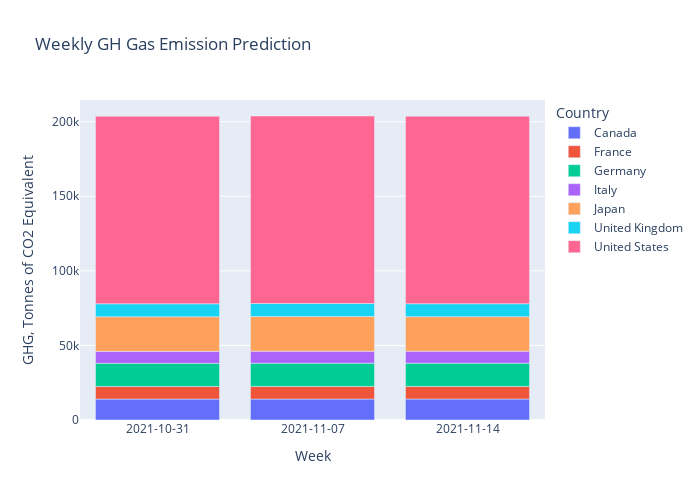

Notebook code cell kept with this figure:
### Code cell
fig02 = px.bar(df_weekly, 
               x = "Week", 
               y = "GHG_weekly", 
               color = "Country",
               title = "Weekly GH Gas Emission Prediction", 
               labels={'GHG_weekly':'GHG, Tonnes of CO2 Equivalent'},
               width = 700,
               height = 500
              )

fig02.update_layout(xaxis_type='category')

fig02.show()

### Figure 1 — Plotly figure (JSON) as saved in the notebook; plotly's stock layout.template omitted (floating-point values rounded to 4 significant figures)
{"data": [{"alignmentgroup": "True", "hovertemplate": "Country=Canada<br>Week=%{x}<br>GHG, Tonnes of CO2 Equivalent=%{y}<extra></extra>", "legendgroup": "Canada", "marker": {"color": "#636efa", "pattern": {"shape": ""}}, "name": "Canada", "offsetgroup": "Canada", "orientation": "v", "showlegend": true, "textposition": "auto", "type": "bar", "x": ["2021-10-31", "2021-11-07", "2021-11-14"], "xaxis": "x", "y": [14050.0, 14040.0, 14060.0], "yaxis": "y"}, {"alignmentgroup": "True", "hovertemplate": "Country=France<br>Week=%{x}<br>GHG, Tonnes of CO2 Equivalent=%{y}<extra></extra>", "legendgroup": "France", "marker": {"color": "#EF553B", "pattern": {"shape": ""}}, "name": "France", "offsetgroup": "France", "orientation": "v", "showlegend": true, "textposition": "auto", "type": "bar", "x": ["2021-10-31", "2021-11-07", "2021-11-14"], "xaxis": "x", "y": [8421.0, 8449.0, 8439.0], "yaxis": "y"}, {"alignmentgroup": "True", "hovertemplate": "Country=Germany<br>Week=%{x}<br>GHG, Tonnes of CO2 Equivalent=%{y}<extra></extra>", "legendgroup": "Germany", "marker": {"color": "#00cc96", "pattern": {"shape": ""}}, "name": "Germany", "offsetgroup": "Germany", "orientation": "v", "showlegend": true, "textposition": "auto", "type": "bar", "x": ["2021-10-31", "2021-11-07", "2021-11-14"], "xaxis": "x", "y": [15540.0, 15600.0, 15590.0], "yaxis": "y"}, {"alignmentgroup": "True", "hovertemplate": "Country=Italy<br>Week=%{x}<br>GHG, Tonnes of CO2 Equivalent=%{y}<extra></extra>", "legendgroup": "Italy", "marker": {"color": "#ab63fa", "pattern": {"shape": ""}}, "name": "Italy", "offsetgroup": "Italy", "orientation": "v", "showlegend": true, "textposition": "auto", "type": "bar", "x": ["2021-10-31", "2021-11-07", "2021-11-14"], "xaxis": "x", "y": [8003.0, 8024.0, 8071.0], "yaxis": "y"}, {"alignmentgroup": "True", "hovertemplate": "Country=Japan<br>Week=%{x}<br>GHG, Tonnes of CO2 Equivalent=%{y}<extra></extra>", "legendgroup": "Japan", "marker": {"color": "#FFA15A", "pattern": {"shape": ""}}, "name": "Japan", "offsetgroup": "Japan", "orientation": "v", "showlegend": true, "textposition": "auto", "type": "bar", "x": ["2021-10-31", "2021-11-07", "2021-11-14"], "xaxis": "x", "y": [23200.0, 23270.0, 23090.0], "yaxis": "y"}, {"alignmentgroup": "True", "hovertemplate": "Country=United Kingdom<br>Week=%{x}<br>GHG, Tonnes of CO2 Equivalent=%{y}<extra></extra>", "legendgroup": "United Kingdom", "marker": {"color": "#19d3f3", "pattern": {"shape": ""}}, "name": "United Kingdom", "offsetgroup": "United Kingdom", "orientation": "v", "showlegend": true, "textposition": "auto", "type": "bar", "x": ["2021-10-31", "2021-11-07", "2021-11-14"], "xaxis": "x", "y": [8711.0, 8713.0, 8708.0], "yaxis": "y"}, {"alignmentgroup": "True", "hovertemplate": "Country=United States<br>Week=%{x}<br>GHG, Tonnes of CO2 Equivalent=%{y}<extra></extra>", "legendgroup": "United States", "marker": {"color": "#FF6692", "pattern": {"shape": ""}}, "name": "United States", "offsetgroup": "United States", "orientation": "v", "showlegend": true, "textposition": "auto", "type": "bar", "x": ["2021-10-31", "2021-11-07", "2021-11-14"], "xaxis": "x", "y": [125700.0, 125700.0, 125700.0], "yaxis": "y"}], "layout": {"barmode": "relative", "height": 500, "legend": {"title": {"text": "Country"}, "tracegroupgap": 0}, "title": {"text": "Weekly GH Gas Emission Prediction"}, "width": 700, "xaxis": {"anchor": "y", "autorange": true, "domain": [0, 1], "range": [-0.5, 2.5], "title": {"text": "Week"}, "type": "category"}, "yaxis": {"anchor": "x", "autorange": true, "domain": [0, 1], "range": [0, 214500.0], "title": {"text": "GHG, Tonnes of CO2 Equivalent"}, "type": "linear"}}}
